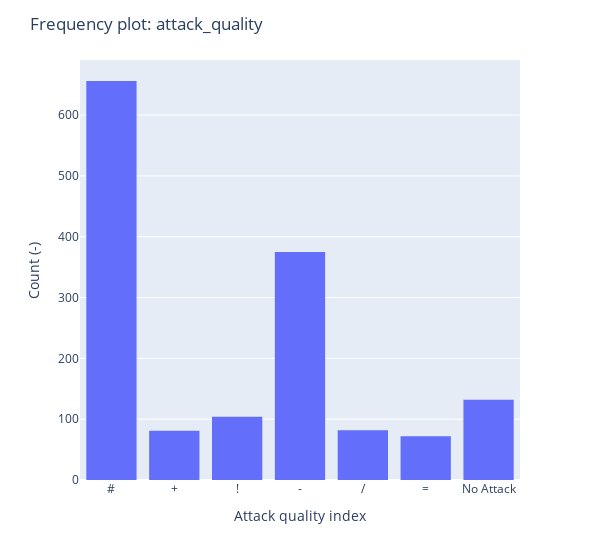

Notebook cell for this chart:
### Markdown cell above
<br>

### Attack quality
The categories are:

'#' < '+' < '!' < '-' < '/' < '=' < 'No Attack'

ordered from best quality (left) to worse quality (right), with the exception of No Attack (sideout where an attack is not present, either because of a very bad reception outcome, or a very negative set outcome).

In general:
- **'#'** : very positive outcome (point scored)
- **'+'**: positive outcome (another chance to attack)
- **'!'**: neutral (attack is blocked and covered by the defense)
- **'-'**: neutral/negative (the opponent defended the attack and can counter attack)
- **'='** and **'/'**: very negative outcome, the opponent team scores (error in attack or opponent block point respectively)

<br>

### Code cell
import plotly.express as px
fig = px.histogram(df_clear.sort_values(by='attack_quality'), x='attack_quality')
fig.update_xaxes(type='category')
fig.update_layout(xaxis_title='Attack quality index', yaxis_title='Count (-)', title='Frequency plot: attack_quality', width = 600)
fig.show()

### Figure 1 — Plotly figure (JSON) as saved in the notebook; plotly's stock layout.template omitted (floating-point values rounded to 4 significant figures; data arrays with more than 128 entries replaced by an {"elided": "..."} marker saying what was removed)
{"data": [{"alignmentgroup": "True", "bingroup": "x", "hovertemplate": "attack_quality=%{x}<br>count=%{y}<extra></extra>", "legendgroup": "", "marker": {"color": "#636efa", "pattern": {"shape": ""}}, "name": "", "offsetgroup": "", "orientation": "v", "showlegend": false, "x": {"elided": "1502 str values"}, "xaxis": "x", "yaxis": "y", "type": "histogram"}], "layout": {"xaxis": {"anchor": "y", "domain": [0.0, 1.0], "title": {"text": "Attack quality index"}, "type": "category"}, "yaxis": {"anchor": "x", "domain": [0.0, 1.0], "title": {"text": "Count (-)"}}, "legend": {"tracegroupgap": 0}, "margin": {"t": 60}, "barmode": "relative", "title": {"text": "Frequency plot: attack_quality"}, "width": 600}}
